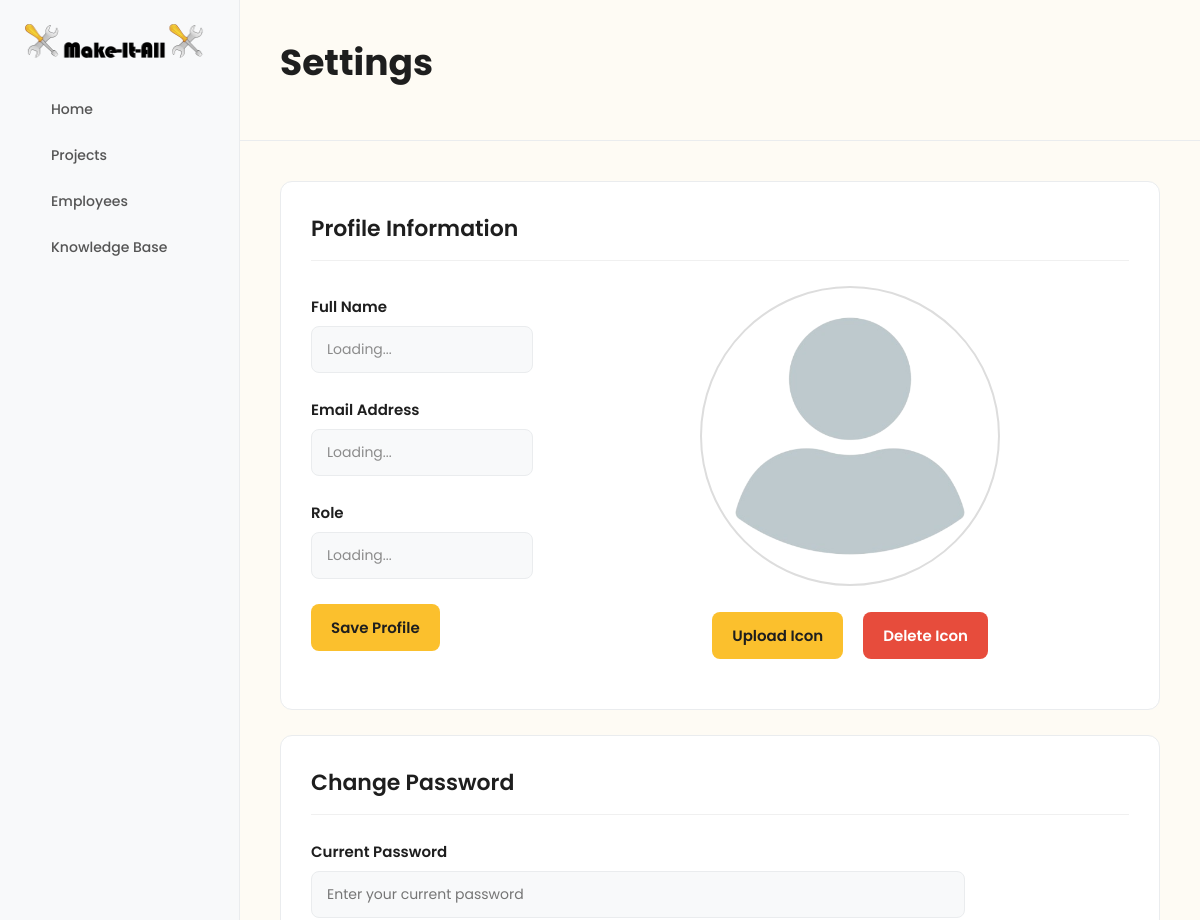
Page /user/settings.php (upper part) on the earlier database version.
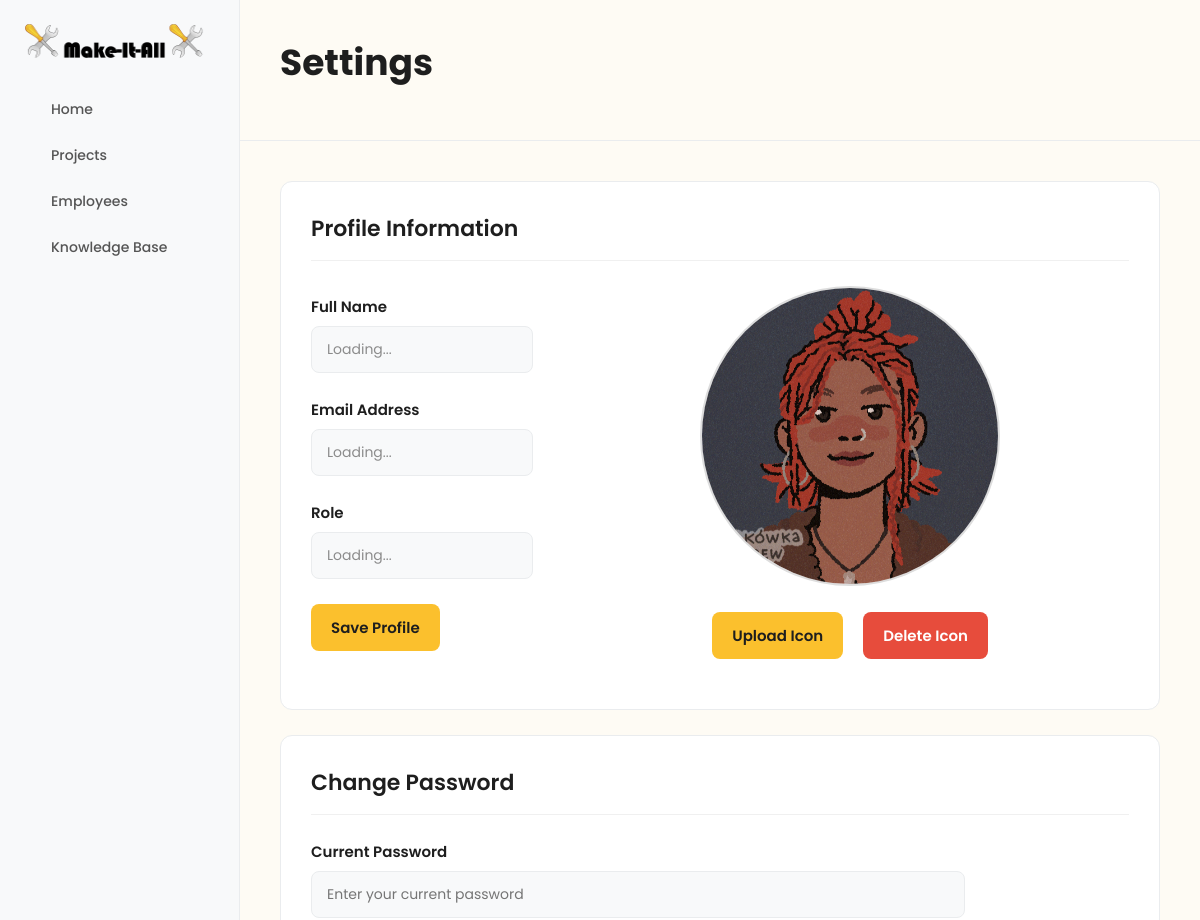
Same page on the later database version.
### tables this page shows
CREATE TABLE users (
    user_id INT AUTO_INCREMENT PRIMARY KEY,
    email VARCHAR(255) NOT NULL UNIQUE,
    password_hash VARCHAR(255) NULL COMMENT 'NULL for non-registered employees',
    is_registered BOOLEAN DEFAULT FALSE,
    first_name VARCHAR(100) NOT NULL,
    last_name VARCHAR(100) NOT NULL,
    profile_picture VARCHAR(255) DEFAULT '/default-avatar.png',
    role ENUM('manager', 'team_leader', 'team_member', 'technical_specialist') NOT NULL DEFAULT 'team_member',
    department VARCHAR(100),
    specialties TEXT COMMENT 'JSON array: ["Frontend", "React", "UX Design"]',
    manager_id INT NULL COMMENT 'Self-referencing FK - who manages this user',
    is_active BOOLEAN DEFAULT TRUE,
    last_login TIMESTAMP NULL,
    created_at TIMESTAMP DEFAULT CURRENT_TIMESTAMP,
    updated_at TIMESTAMP DEFAULT CURRENT_TIMESTAMP ON UPDATE CURRENT_TIMESTAMP,
    FOREIGN KEY (manager_id) REFERENCES users(user_id) ON DELETE SET NULL,
    INDEX idx_email (email),
    INDEX idx_role (role),
    INDEX idx_manager (manager_id),
    INDEX idx_is_registered (is_registered),
    INDEX idx_is_active (is_active)
);

### user/settings.php (the view, shortened to what this page needs)
<?php
$database = new Database();
$db = $database->getConnection();
$isLoggedIn = isset($_SESSION['role'], $_SESSION['email'], $_SESSION['user_id']);
if (!$isLoggedIn) {
  $role = 'manager';
  $currentUserId = 1;
} else {
  $role = $_SESSION['role'];
  $isManager = ($role === 'manager');
  $currentUserId = $_SESSION['user_id'];
}
$stmt = $db->prepare("SELECT profile_picture FROM users WHERE user_id = ?");
$stmt->execute([$currentUserId]);
$user = $stmt->fetch(PDO::FETCH_ASSOC);
$profile_picture = $user['profile_picture'];
?>
<!DOCTYPE html>
<html lang="en">
<head>
    <link rel="stylesheet" href="dashboard.css">
    <link rel="stylesheet" href="knowledge-base/knowledge-base.css">
</head>
<body id="settings-page"> <div class="dashboard-container">
        <nav class="sidebar">
            <div class="nav-top">
                <div class="logo-container">
                    <img src="logo.png" alt="Make-It-All Logo" class="logo-icon">
                </div>
                <ul class="nav-main">
                    <?php if ($role === 'manager' || $role === 'team_leader'): ?>
                        <li><a href="home/home.php"><i data-feather="home"></i>Home</a></li>
                    <?php endif; ?>
                    <li><a href="project/projects-overview.php"><i data-feather="folder"></i>Projects</a></li>
                    <?php if ($role === 'manager'): ?>
                        <li><a href="employees/employee-directory.php"><i data-feather="users"></i>Employees</a></li>
                    <?php endif; ?>
                    <li><a href="knowledge-base/knowledge-base.html"><i data-feather="book-open"></i>Knowledge Base</a></li>
                </ul>
            </div>
        </nav>
        <main class="main-content">
            <header class="kb-header">
                <h1>Settings</h1>
            </header>
            <div class="kb-layout-wrapper">
                <div class="kb-main-content">
                    <form id="profile-form" class="settings-card">
                        <h2>Profile Information</h2>
                        <div class="profile-content">
                            <div class="profile-fields">
                                <div class="form-group">
                                    <label for="profile-name">Full Name</label>
                                    <input type="text" id="profile-name" value="Loading..." readonly disabled>
                                </div>
                                <div class="form-group">
                                    <label for="profile-email">Email Address</label>
                                    <input type="email" id="profile-email" value="Loading..." readonly disabled>
                                </div>
                                <div class="form-group">
                                    <label for="profile-role">Role</label>
                                    <input type="text" id="profile-role" value="Loading..." readonly disabled>
                                </div>
                                <button class="create-post-btn">Save Profile</button>
                            </div>
                            <div class="profile-avatar-wrapper">
                                <div class="profile-avatar">
                                    <img id="profile-picture" src="<?php echo htmlspecialchars($profile_picture); ?>" alt="Profile Picture">
                                </div>
                                <div class="avatar-buttons">
                                    <button type="button" class="create-post-btn" id="upload-image-btn">Upload Icon</button>
                                    <button type="button" class="create-post-btn" id="delete-image-btn">Delete Icon</button>
                                </div>
                            </div>
                        </div>
                    </form>
                    <form id="password-form" class="settings-card">
                        <h2>Change Password</h2>
                        <div class="form-group">
                            <label for="current-password">Current Password</label>
                            <input type="password" id="current-password" placeholder="Enter your current password">
                        </div>
                    </form>
                </div>
            </div>
        </main>
    </div>
</body>
</html>

Differences in the rows shown:
changed users: profile_picture: picture added in place of a placeholder
